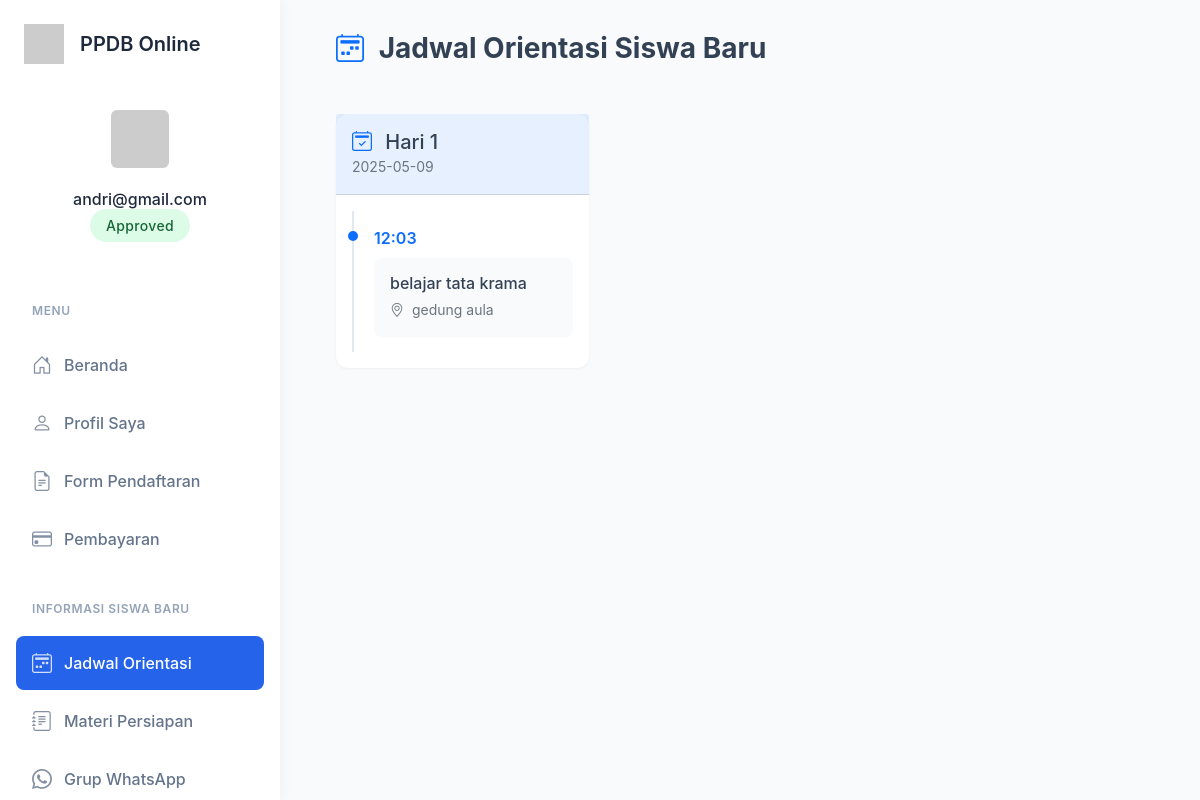
The app's page /jadwal-orientasi (signed in) with its own data.
### app.py (models this page shows, shortened)
class User(db.Model):
    __tablename__ = 'users'  # Explicitly define table name
    id = db.Column(db.Integer, primary_key=True)
    username = db.Column(db.String(100), unique=True, nullable=False)
    password = db.Column(db.String(200), nullable=False)
    is_admin = db.Column(db.Boolean, default=False)
    is_verified = db.Column(db.Boolean, default=False)  # Add this attribute
    formulir = db.relationship('Formulir', back_populates='user')  # Add this relationship
    posts = db.relationship('ForumPost', backref='author', lazy=True)
    comments = db.relationship('ForumComment', backref='author', lazy=True)

class Formulir(db.Model):
    id = db.Column(db.Integer, primary_key=True)
    user_id = db.Column(db.Integer, db.ForeignKey('users.id'), nullable=False)
    user = db.relationship('User', back_populates='formulir')
    nama_lengkap = db.Column(db.String(100))
    tempat_lahir = db.Column(db.String(100))
    tanggal_lahir = db.Column(db.String(100))
    jenis_kelamin = db.Column(db.String(20))
    alamat = db.Column(db.String(200))
    asal_sekolah = db.Column(db.String(200))
    jurusan = db.Column(db.String(100))
    no_hp = db.Column(db.String(20))
    foto_path = db.Column(db.String(200))
    ijazah_path = db.Column(db.String(200))
    pembayaran_path = db.Column(db.String(200))
    pembayaran_status = db.Column(db.String(20), default='belum')
    verifikasi_status = db.Column(db.String(20), default='belum')

class OrientationSchedule(db.Model):
    id = db.Column(db.Integer, primary_key=True)
    day = db.Column(db.Integer)
    date = db.Column(db.String(100))
    time = db.Column(db.String(100))
    activity = db.Column(db.String(200))
    location = db.Column(db.String(200))

### app.py (the view)
    def wrapper(*args, **kwargs):
        if 'user_id' not in session:
            flash('Anda perlu masuk terlebih dahulu.')
            return redirect(url_for('login'))
        return f(*args, **kwargs)

### app.py (called while the page is built)
@app.before_request
def make_session_permanent():
    session.permanent = True

def login_required(f):
    def wrapper(*args, **kwargs):
        if 'user_id' not in session:
            flash('Anda perlu masuk terlebih dahulu.')
            return redirect(url_for('login'))
        return f(*args, **kwargs)
    wrapper.__name__ = f.__name__
    return wrapper

@app.before_request
def update_last_seen():
    if 'user_id' in session:
        online_user = OnlineUser.query.filter_by(user_id=session['user_id']).first()
        if online_user:
            online_user.last_seen = datetime.utcnow()
        else:
            online_user = OnlineUser(user_id=session['user_id'])
            db.session.add(online_user)
        db.session.commit()
        five_minutes_ago = datetime.utcnow() - timedelta(minutes=5)
        OnlineUser.query.filter(OnlineUser.last_seen < five_minutes_ago).delete()
        db.session.commit()

@app.context_processor
def utility_processor():
    def get_current_user():
        if 'user_id' in session:
            return User.query.get(session['user_id'])
        return None
    def get_user_formulir():
        if 'user_id' in session:
            return Formulir.query.filter_by(user_id=session['user_id']).first()
        return None
    return dict(get_current_user=get_current_user, get_user_formulir=get_user_formulir)

@app.route('/jadwal-orientasi')
@login_required
def jadwal_orientasi():
    formulir = Formulir.query.filter_by(user_id=session['user_id']).first()
    if not formulir or formulir.pembayaran_status != 'approved':
        flash('Anda harus menyelesaikan pembayaran terlebih dahulu')
        return redirect(url_for('index'))
    schedules = OrientationSchedule.query.order_by(OrientationSchedule.day, OrientationSchedule.time).all()
    return render_template('orientasi/jadwal.html', schedules=schedules)

### templates/orientasi/jadwal.html (shortened to what this page needs)
{% extends "base.html" %}
{% block content %}
<div class="container-fluid">
  <div class="row mb-4">
    <div class="col-12">
      <h3 class="fw-bold mb-4">
        <i class="bi bi-calendar2-week text-primary me-2"></i>
        Jadwal Orientasi Siswa Baru
      </h3>
    </div>
  </div>
  <div class="row">
    {% for schedule in schedules %}
    <div class="col-md-4 mb-4">
      <div class="card h-100">
        <div class="card-header bg-primary bg-opacity-10 py-3">
          <h5 class="mb-0">
            <i class="bi bi-calendar2-check text-primary me-2"></i>
            Hari {{ schedule.day }}
          </h5>
          <small class="text-muted">{{ schedule.date }}</small>
        </div>
        <div class="card-body">
          <div class="timeline">
            <div class="timeline-item">
              <div class="timeline-time">{{ schedule.time }}</div>
              <div class="timeline-content">
                <h6 class="mb-1">{{ schedule.activity }}</h6>
                <small class="text-muted">
                  <i class="bi bi-geo-alt me-1"></i>
                  {{ schedule.location }}
                </small>
              </div>
            </div>
          </div>
        </div>
      </div>
    </div>
    {% endfor %}
  </div>
</div>
{% endblock %}

### templates/base.html (shortened to what this page needs)
<!DOCTYPE html>
<html>
<head>
  <link href="https://cdn.jsdelivr.net/npm/bootstrap@5.1.3/dist/css/bootstrap.min.css" rel="stylesheet">
  <link rel="stylesheet" href="https://cdn.jsdelivr.net/npm/bootstrap-icons@1.8.1/font/bootstrap-icons.css">
</head>
<body>
  <div class="wrapper">
    <nav class="sidebar">
      <div class="sidebar-header">
        <div class="sidebar-brand">
          <img src="https://ui-avatars.com/api/?name=PPDB&background=2563eb&color=fff" alt="Logo">
          <h4>PPDB Online</h4>
        </div>
        {% if session.user_id %}
        <div class="sidebar-user">
          {% set user = get_current_user() %}
          <img src="https://ui-avatars.com/api/?name={{ user.username }}&background=random" alt="Profile">
          <h6 class="mt-3 mb-1">{{ user.username }}</h6>
          {% set formulir = get_user_formulir() %}
          {% if formulir %}
          <span class="status-badge
                    {% if formulir.verifikasi_status == 'approved' %}status-approved
                    {% elif formulir.verifikasi_status == 'pending' %}status-pending
                    {% else %}status-rejected{% endif %}">
            {{ formulir.verifikasi_status|title }}
          </span>
          {% endif %}
        </div>
        {% endif %}
      </div>
      <div class="sidebar-menu">
        <div class="nav-section">
          <div class="nav-section-title">Menu</div>
          <div class="nav flex-column">
            {% if not session.user_id %}
            <a href="{{ url_for('index') }}" class="nav-link {{ 'active' if request.endpoint == 'index' }}">
              <i class="bi bi-house-door"></i>
              <span>Beranda</span>
            </a>
            <a href="{{ url_for('login') }}" class="nav-link {{ 'active' if request.endpoint == 'login' }}">
              <i class="bi bi-box-arrow-in-right"></i>
              <span>Login</span>
            </a>
            <a href="{{ url_for('register') }}" class="nav-link {{ 'active' if request.endpoint == 'register' }}">
              <i class="bi bi-person-plus"></i>
              <span>Daftar</span>
            </a>
            {% else %}
            <a href="{{ url_for('index') }}" class="nav-link {{ 'active' if request.endpoint == 'index' }}">
              <i class="bi bi-house-door"></i>
              <span>Beranda</span>
            </a>
            <a href="{{ url_for('profile') }}" class="nav-link {{ 'active' if request.endpoint == 'profile' }}">
              <i class="bi bi-person"></i>
              <span>Profil Saya</span>
            </a>
            <a href="{{ url_for('verifikasi') }}" class="nav-link {{ 'active' if request.endpoint == 'verifikasi' }}">
              <i class="bi bi-file-earmark-text"></i>
              <span>Form Pendaftaran</span>
            </a>
            {% set formulir = get_user_formulir() %}
            {% if formulir and formulir.verifikasi_status == 'approved' %}
            <a href="{{ url_for('pembayaran') }}" class="nav-link {{ 'active' if request.endpoint == 'pembayaran' }}">
              <i class="bi bi-credit-card"></i>
              <span>Pembayaran</span>
            </a>
            {% if formulir.pembayaran_status == 'approved' %}
            <div class="nav-section-title mt-4">Informasi Siswa Baru</div>
            <a href="{{ url_for('jadwal_orientasi') }}" class="nav-link {{ 'active' if request.endpoint == 'jadwal_orientasi' }}">
              <i class="bi bi-calendar2-week"></i>
              <span>Jadwal Orientasi</span>
            </a>
            <a href="{{ url_for('materi_persiapan') }}" class="nav-link {{ 'active' if request.endpoint == 'materi_persiapan' }}">
              <i class="bi bi-journal-text"></i>
              <span>Materi Persiapan</span>
            </a>
            <a href="{{ url_for('grup_wa') }}" class="nav-link {{ 'active' if request.endpoint == 'grup_wa' }}">
              <i class="bi bi-whatsapp"></i>
              <span>Grup WhatsApp</span>
            </a>
            {% endif %}
            {% endif %}
            {% endif %}
          </div>
        </div>
      </div>
    </nav>
    <div class="content">
      <div class="container-fluid">
        {% block content %}{% endblock %}
      </div>
    </div>
  </div>
</body>
</html>

### templates/base.html (style rules this page uses)
:root { --primary-color: #2563eb; --secondary-color: #3b82f6; --sidebar-width: 280px; }
body { font-family: 'Inter', system-ui, -apple-system, sans-serif; background: #f8fafc; color: #334155; }
.wrapper { display: flex; min-height: 100vh; }
.sidebar { width: var(--sidebar-width); background: #ffffff; color: #1e293b; position: fixed; height: 100vh; display: flex; flex-direction: column; transition: all 0.3s; box-shadow: 0 0 15px rgba(0, 0, 0, 0.05); z-index: 1000; }
.sidebar-header { padding: 1.5rem; background: rgba(255, 255, 255, 0.05); border-bottom: 1px solid rgba(255, 255, 255, 0.1); flex-shrink: 0; }
.sidebar-brand { display: flex; align-items: center; margin-bottom: 1.5rem; }
.sidebar-brand img { width: 40px; height: 40px; margin-right: 1rem; }
.sidebar-brand h4 { color: #1e293b; margin: 0; font-size: 1.25rem; font-weight: 600; }
.sidebar-user { text-align: center; padding: 1rem 0; }
.sidebar-user img { width: 70px; height: 70px; border-radius: 12px; border: 3px solid rgba(255, 255, 255, 0.1); padding: 3px; }
.sidebar-menu { padding: 1rem; flex-grow: 1; overflow-y: auto; overflow-x: hidden; }
.nav-section { margin-bottom: 1rem; }
.nav-section-title { color: #94a3b8; font-size: 0.75rem; font-weight: 600; text-transform: uppercase; letter-spacing: 0.05em; padding: 0.5rem 1rem; margin-bottom: 0.5rem; }
.nav-link { color: #64748b; padding: 0.75rem 1rem; border-radius: 8px; margin: 0.125rem 0; font-weight: 500; transition: all 0.2s; display: flex; align-items: center; }
.nav-link.active { color: white; background: var(--primary-color); }
.nav-link i { font-size: 1.25rem; margin-right: 0.75rem; opacity: 0.8; }
.content { margin-left: var(--sidebar-width); padding: 2rem; width: calc(100% - var(--sidebar-width)); }
.card { border: none; border-radius: 12px; box-shadow: 0 1px 3px rgba(0, 0, 0, 0.05); transition: transform 0.2s, box-shadow 0.2s; }
.status-badge { padding: 0.5rem 1rem; border-radius: 999px; font-size: 0.875rem; font-weight: 500; letter-spacing: 0.025em; }
.status-approved { background: #dcfce7; color: #166534; }

### templates/orientasi/jadwal.html (style rules this page uses)
.timeline { position: relative; padding: 0; }
.timeline-item { padding: 15px 0; border-left: 2px solid #e2e8f0; padding-left: 20px; position: relative; }
.timeline-item::before { content: ''; position: absolute; left: -6px; top: 20px; width: 10px; height: 10px; border-radius: 50%; background: var(--bs-primary); }
.timeline-time { font-weight: 600; color: var(--bs-primary); margin-bottom: 0.5rem; }
.timeline-content { background: #f8fafc; padding: 1rem; border-radius: 0.5rem; }

### records on screen
User: username "andri@gmail.com"
Formulir: verifikasi_status "Approved"
OrientationSchedule: day "1", date "2025-05-09", time "12:03", activity "belajar tata krama", location "gedung aula"
